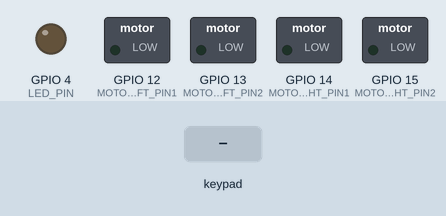
The sketch below on a simulated ESP32. On the bench: switched loads named in the sketch (green lamp = pin HIGH), output pins drawn as LEDs (lit = HIGH). The inputs (shaded band) are chosen by the test bench. Nothing arrives over Bluetooth unless stated; what the sketch prints to the serial monitor is not drawn.

Above: at 1.2 s.
1.3 s: key 'X' pressed
At 1.46 s:
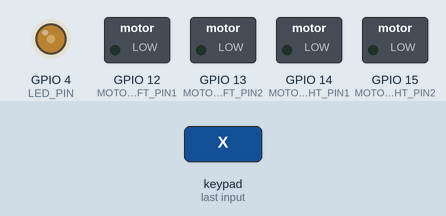
Timing chart, 0 to 4.3 s (numbered marks = the images above; inputs shaded):
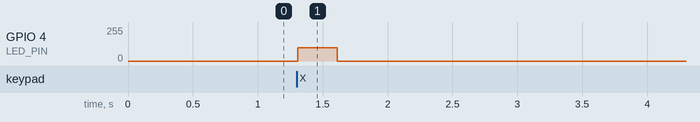

Measured:
- after the input at 1.3 s, GPIO 4 (LED_PIN): 0/255 → 100/255 at once, → 0/255 0.30 s later

The sketch:

ESP32.ino
```cpp
#include <PS4Controller.h>

const int MOTOR_LEFT_PIN1 = 12;
const int MOTOR_LEFT_PIN2 = 13;
const int MOTOR_RIGHT_PIN1 = 14;
const int MOTOR_RIGHT_PIN2 = 15;
const int LED_PIN = 4;
const int LED_CHANNEL = 7;
const int LED_BRIGHTNESS = 100;

const char* PS4_MAC = "0a:62:28:18:1b:50";
const int DEADZONE = 15;
const int MAX_SPEED = 255;
const int DEBOUNCE_MS = 300;

bool ledOn = false;

void setMotor(int pin1, int pin2, int pwm) {
  if (pwm == 0) {
    analogWrite(pin1, 0);
    analogWrite(pin2, 0);
  } else if (pwm > 0) {
    analogWrite(pin1, 0);
    analogWrite(pin2, pwm);
  } else {
    analogWrite(pin1, -pwm);
    analogWrite(pin2, 0);
  }
}

void stopAllMotors() {
  setMotor(MOTOR_LEFT_PIN1, MOTOR_LEFT_PIN2, 0);
  setMotor(MOTOR_RIGHT_PIN1, MOTOR_RIGHT_PIN2, 0);
}

void toggleLED() {
  ledOn = !ledOn;
  ledcWrite(LED_CHANNEL, ledOn ? LED_BRIGHTNESS : 0);
}

int mapStickToSpeed(int val) {
  return abs(val) < DEADZONE ? 0 : map(val, -128, 127, -MAX_SPEED, MAX_SPEED);
}

void onConnect() {
  Serial.println("Connected");
  PS4.setLed(124, 252, 0);
  PS4.sendToController();
}

void onDisconnect() {
  Serial.println("Disconnected");
  stopAllMotors();
  ledOn = false;
  ledcWrite(LED_CHANNEL, 0);
}

void setup() {
  Serial.begin(115200);

  pinMode(MOTOR_LEFT_PIN1, OUTPUT);
  pinMode(MOTOR_LEFT_PIN2, OUTPUT);
  pinMode(MOTOR_RIGHT_PIN1, OUTPUT);
  pinMode(MOTOR_RIGHT_PIN2, OUTPUT);
  pinMode(LED_PIN, OUTPUT);

  stopAllMotors();

  ledcSetup(LED_CHANNEL, 5000, 8);
  ledcAttachPin(LED_PIN, LED_CHANNEL);
  ledcWrite(LED_CHANNEL, 0);

  PS4.begin(PS4_MAC);
  PS4.attachOnConnect(onConnect);
  PS4.attachOnDisconnect(onDisconnect);
}

void loop() {
  if (PS4.isConnected()) {
    setMotor(MOTOR_LEFT_PIN1, MOTOR_LEFT_PIN2, mapStickToSpeed(PS4.LStickY()));
    setMotor(MOTOR_RIGHT_PIN1, MOTOR_RIGHT_PIN2, mapStickToSpeed(PS4.RStickY()));

    if (PS4.Cross()) {
      static unsigned long lastPress = 0;
      if (millis() - lastPress > DEBOUNCE_MS) {
        toggleLED();
        lastPress = millis();
      }
    }
  }
  delay(10);
}
```
